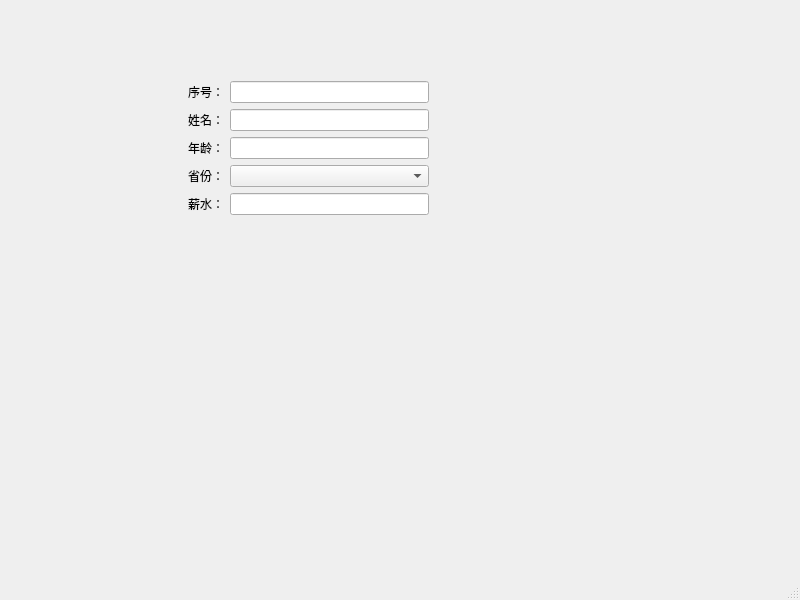
<?xml version="1.0" encoding="UTF-8"?>
<ui version="4.0">
 <class>MainWindow</class>
 <widget class="QMainWindow" name="MainWindow">
  <property name="geometry">
   <rect>
    <x>0</x>
    <y>0</y>
    <width>800</width>
    <height>600</height>
   </rect>
  </property>
  <property name="windowTitle">
   <string>MainWindow</string>
  </property>
  <widget class="QWidget" name="centralwidget">
   <widget class="QWidget" name="">
    <property name="geometry">
     <rect>
      <x>188</x>
      <y>81</y>
      <width>241</width>
      <height>191</height>
     </rect>
    </property>
    <layout class="QFormLayout" name="formLayout">
     <item row="0" column="0">
      <widget class="QLabel" name="label">
       <property name="text">
        <string>序号：</string>
       </property>
      </widget>
     </item>
     <item row="0" column="1">
      <widget class="QLineEdit" name="lineEdit"/>
     </item>
     <item row="1" column="0">
      <widget class="QLabel" name="label_2">
       <property name="text">
        <string>姓名：</string>
       </property>
      </widget>
     </item>
     <item row="1" column="1">
      <widget class="QLineEdit" name="lineEdit_2"/>
     </item>
     <item row="2" column="0">
      <widget class="QLabel" name="label_3">
       <property name="text">
        <string>年龄：</string>
       </property>
      </widget>
     </item>
     <item row="2" column="1">
      <widget class="QLineEdit" name="lineEdit_3"/>
     </item>
     <item row="3" column="0">
      <widget class="QLabel" name="label_4">
       <property name="text">
        <string>省份：</string>
       </property>
      </widget>
     </item>
     <item row="3" column="1">
      <widget class="QComboBox" name="comboBox"/>
     </item>
     <item row="4" column="0">
      <widget class="QLabel" name="label_5">
       <property name="text">
        <string>薪水：</string>
       </property>
      </widget>
     </item>
     <item row="4" column="1">
      <widget class="QLineEdit" name="lineEdit_4"/>
     </item>
    </layout>
   </widget>
  </widget>
  <widget class="QMenuBar" name="menubar">
   <property name="geometry">
    <rect>
     <x>0</x>
     <y>0</y>
     <width>800</width>
     <height>22</height>
    </rect>
   </property>
  </widget>
  <widget class="QStatusBar" name="statusbar"/>
 </widget>
 <resources/>
 <connections/>
</ui>
